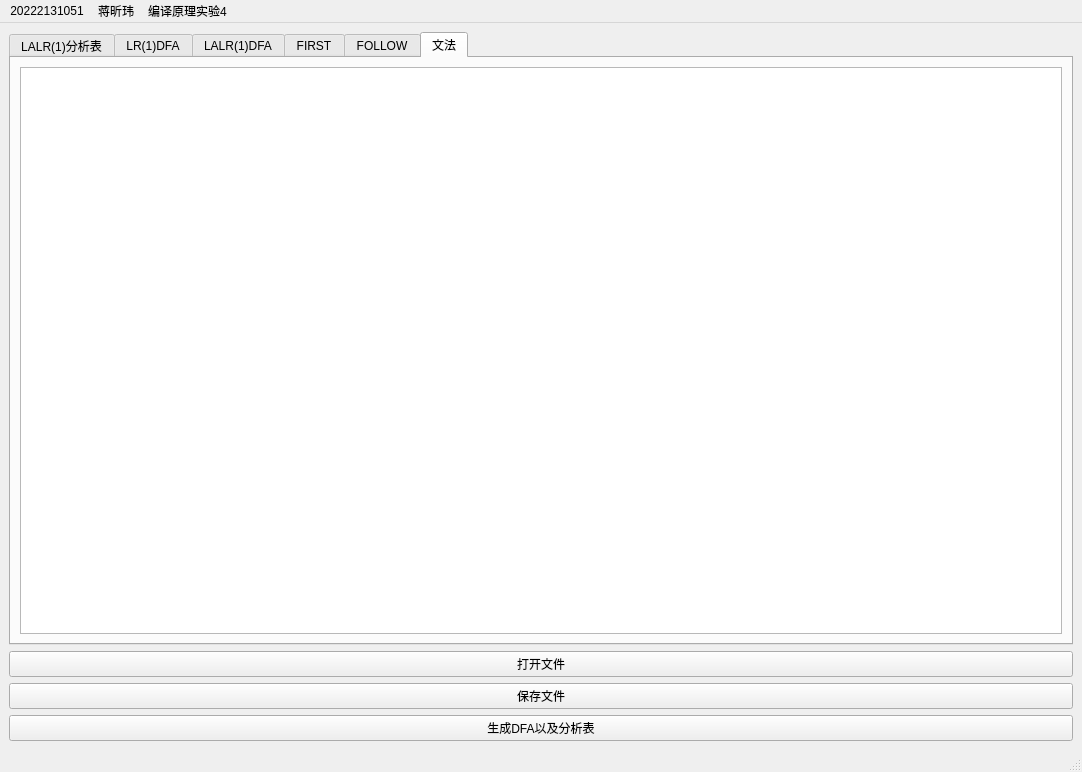
<?xml version="1.0" encoding="UTF-8"?>
<ui version="4.0">
 <class>MainWindow</class>
 <widget class="QMainWindow" name="MainWindow">
  <property name="geometry">
   <rect>
    <x>0</x>
    <y>0</y>
    <width>1082</width>
    <height>772</height>
   </rect>
  </property>
  <property name="windowTitle">
   <string>MainWindow</string>
  </property>
  <widget class="QWidget" name="centralwidget">
   <layout class="QGridLayout" name="gridLayout">
    <item row="2" column="0">
     <widget class="QPushButton" name="saveButton">
      <property name="text">
       <string>保存文件</string>
      </property>
     </widget>
    </item>
    <item row="3" column="0">
     <widget class="QPushButton" name="generateButton">
      <property name="text">
       <string>生成DFA以及分析表</string>
      </property>
     </widget>
    </item>
    <item row="1" column="0">
     <widget class="QPushButton" name="pushButton">
      <property name="text">
       <string>打开文件</string>
      </property>
     </widget>
    </item>
    <item row="0" column="0">
     <widget class="QTabWidget" name="LALR1t">
      <property name="currentIndex">
       <number>5</number>
      </property>
      <widget class="QWidget" name="LALR1TABLE">
       <attribute name="title">
        <string>LALR(1)分析表</string>
       </attribute>
       <layout class="QGridLayout" name="gridLayout_5">
        <item row="0" column="1">
         <widget class="QTableWidget" name="LALR1table"/>
        </item>
       </layout>
      </widget>
      <widget class="QWidget" name="LR1DFA">
       <attribute name="title">
        <string>LR(1)DFA</string>
       </attribute>
       <layout class="QGridLayout" name="gridLayout_3">
        <item row="0" column="0">
         <widget class="QTableWidget" name="LR1"/>
        </item>
       </layout>
      </widget>
      <widget class="QWidget" name="LALR1DFA">
       <attribute name="title">
        <string>LALR(1)DFA</string>
       </attribute>
       <layout class="QGridLayout" name="gridLayout_4">
        <item row="0" column="0">
         <widget class="QTableWidget" name="LALR1"/>
        </item>
       </layout>
      </widget>
      <widget class="QWidget" name="tab_2">
       <attribute name="title">
        <string>FIRST</string>
       </attribute>
       <layout class="QGridLayout" name="gridLayout_6">
        <item row="0" column="0">
         <widget class="QTextEdit" name="firstEdit"/>
        </item>
       </layout>
      </widget>
      <widget class="QWidget" name="tab">
       <attribute name="title">
        <string>FOLLOW</string>
       </attribute>
       <layout class="QGridLayout" name="gridLayout_7">
        <item row="0" column="0">
         <widget class="QTextEdit" name="followEdit"/>
        </item>
       </layout>
      </widget>
      <widget class="QWidget" name="grammarr">
       <attribute name="title">
        <string>文法</string>
       </attribute>
       <layout class="QGridLayout" name="gridLayout_2">
        <item row="0" column="0">
         <widget class="QTextEdit" name="graEdit"/>
        </item>
       </layout>
      </widget>
     </widget>
    </item>
   </layout>
  </widget>
  <widget class="QMenuBar" name="menubar">
   <property name="geometry">
    <rect>
     <x>0</x>
     <y>0</y>
     <width>1082</width>
     <height>21</height>
    </rect>
   </property>
   <widget class="QMenu" name="menu20222131051">
    <property name="title">
     <string>20222131051</string>
    </property>
   </widget>
   <widget class="QMenu" name="menu">
    <property name="title">
     <string>蒋昕玮</string>
    </property>
   </widget>
   <widget class="QMenu" name="menu_4">
    <property name="title">
     <string>编译原理实验4</string>
    </property>
   </widget>
   <addaction name="menu20222131051"/>
   <addaction name="menu"/>
   <addaction name="menu_4"/>
  </widget>
  <widget class="QStatusBar" name="statusbar"/>
 </widget>
 <resources/>
 <connections/>
</ui>
